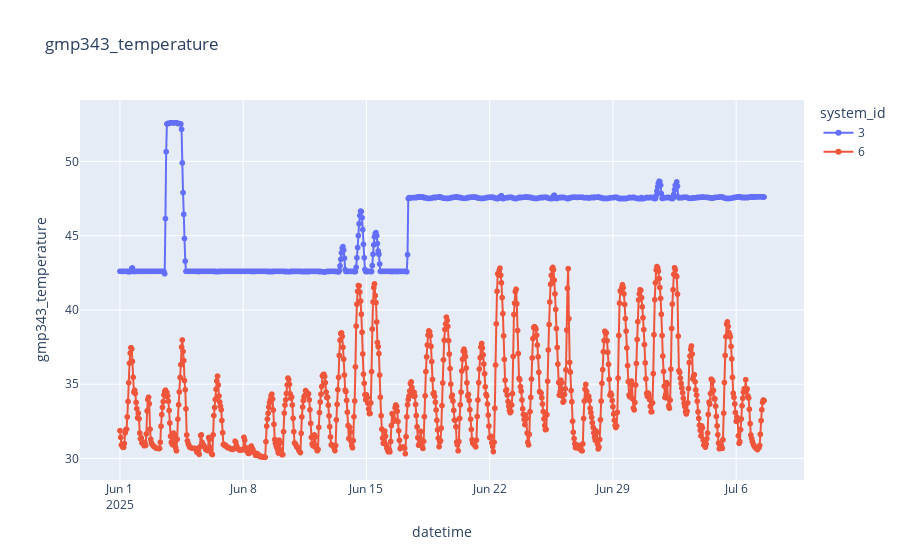

This figure's notebook cell:
### Code cell
plot_sensor_measurement(df,ids,col_name="gmp343_temperature")

### Figure 1 — Plotly figure (JSON) as saved in the notebook; plotly's stock layout.template omitted (floating-point values rounded to 4 significant figures; data arrays with more than 128 entries replaced by an {"elided": "..."} marker saying what was removed)
{"data": [{"hovertemplate": "system_id=3<br>datetime=%{x}<br>gmp343_temperature=%{y}<extra></extra>", "legendgroup": "3", "line": {"color": "#636efa", "dash": "solid"}, "marker": {"symbol": "circle"}, "mode": "lines+markers", "name": "3", "showlegend": true, "type": "scattergl", "x": {"elided": "879 str values"}, "xaxis": "x", "y": {"elided": "879 float values"}, "yaxis": "y"}, {"hovertemplate": "system_id=6<br>datetime=%{x}<br>gmp343_temperature=%{y}<extra></extra>", "legendgroup": "6", "line": {"color": "#EF553B", "dash": "solid"}, "marker": {"symbol": "circle"}, "mode": "lines+markers", "name": "6", "showlegend": true, "type": "scattergl", "x": {"elided": "879 str values"}, "xaxis": "x", "y": {"elided": "879 float values"}, "yaxis": "y"}], "layout": {"legend": {"title": {"text": "system_id"}, "tracegroupgap": 0}, "title": {"text": "gmp343_temperature"}, "xaxis": {"anchor": "y", "domain": [0, 1], "title": {"text": "datetime"}}, "yaxis": {"anchor": "x", "domain": [0, 1], "title": {"text": "gmp343_temperature"}}}}
